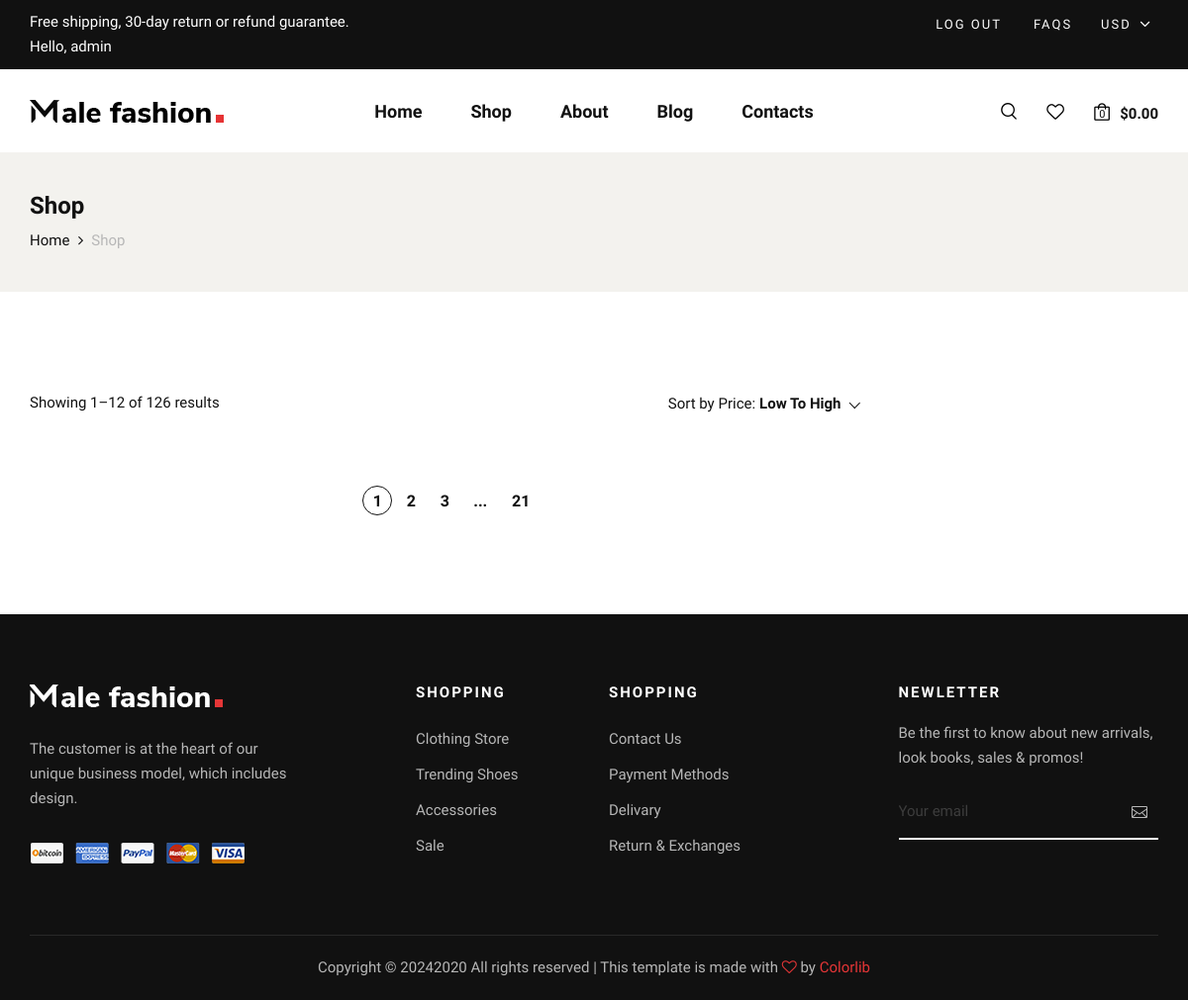
/products/wishlist/ (signed in), run on an earlier commit of the app's database.
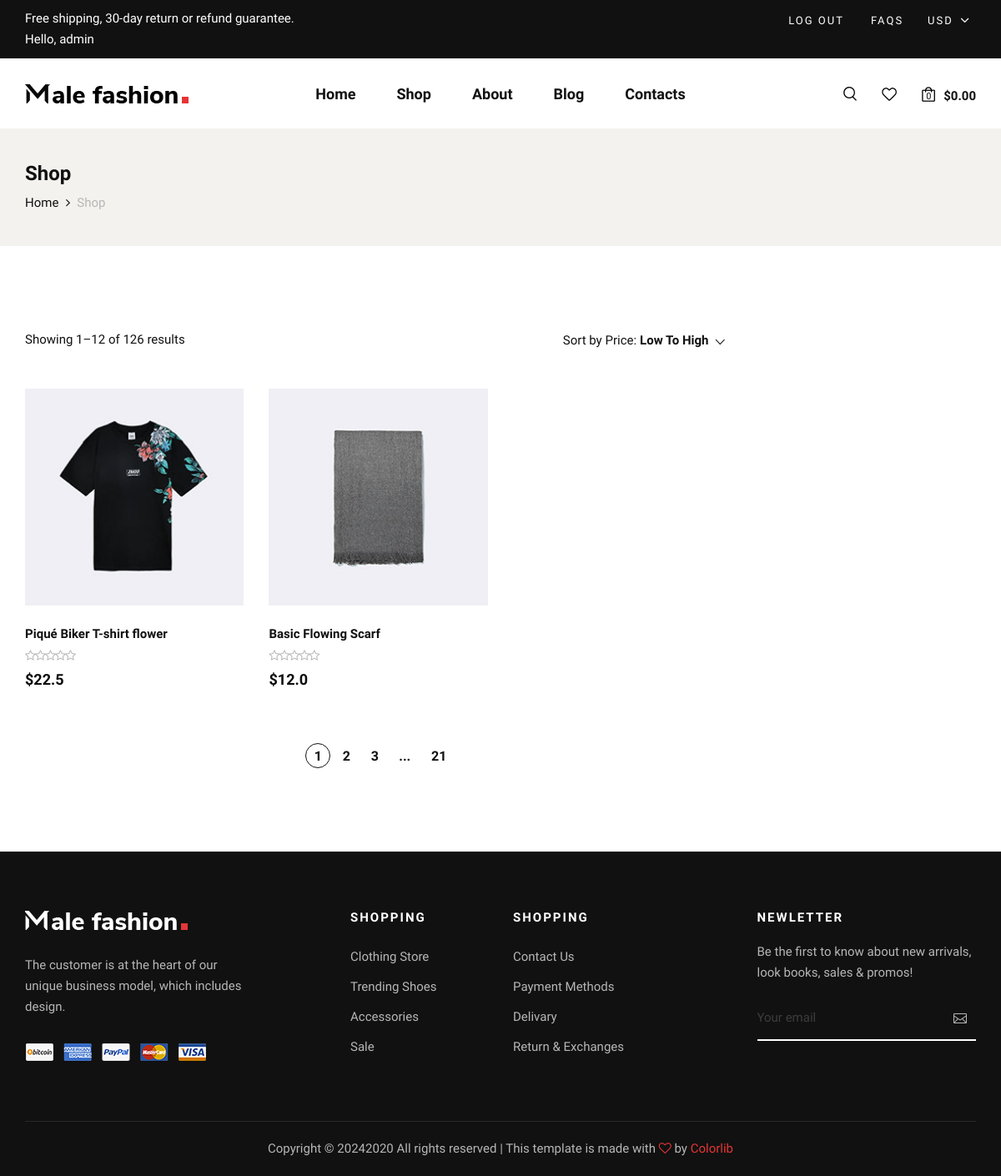
And on a later commit of the database.
### products/models.py (models this page shows, shortened)
class WishlistModel(models.Model):
    user = models.ForeignKey(User, on_delete=models.CASCADE)
    product = models.ForeignKey(ProductModel, on_delete=models.CASCADE)
    class Meta:
        verbose_name = "Wishlist"
        verbose_name_plural = "Wishlists"
        unique_together = ['user', 'product']

class ProductModel(models.Model):
    name = models.CharField(max_length=64)
    description = models.TextField()
    price = models.FloatField(default=0.0)
    image = models.ImageField(upload_to="products")
    discount = models.PositiveIntegerField(default=0)
    rating = models.PositiveIntegerField(default=1, validators=[rating_value_validate])
    category = models.ForeignKey(CategoryModel, on_delete=models.CASCADE, related_name="products")
    brand = models.ForeignKey(BrandModel, on_delete=models.CASCADE)
    sizes = models.ManyToManyField(SizeModel)
    colors = models.ManyToManyField(ColorModel)
    tags = models.ManyToManyField(TagModel)
    created_at = models.DateTimeField(auto_now_add=True)
    updated_at = models.DateTimeField(auto_now=True)
    class Meta:
        verbose_name = "Product"
        verbose_name_plural = "Products"

### products/views.py (the view)
# urls.py: path("wishlist/", wishlistPageView, name="wishlist"),
def wishlistPageView(request):
    wishlists = WishlistModel.objects.filter(user=request.user)
    context = {
        "wishlists": wishlists
    }
    return render(request, template_name="wishlist.html", context=context)

### products/templatetags/my_tags.py (called while the page is built)
@register.filter(name="in_wishlist")
def in_wishlist(user, product):
    return WishlistModel.objects.filter(user=user, product=product).exists()

### templates/wishlist.html (shortened to what this page needs)
{% extends 'layouts/base.html' %}
{% load my_tags %}
{% load static %}
{% block content %}
    <section class="breadcrumb-option">
        <div class="container">
            <div class="row">
                <div class="col-lg-12">
                    <div class="breadcrumb__text">
                        <h4>Shop</h4>
                        <div class="breadcrumb__links">
                            <a href="./index.html">Home</a>
                            <span>Shop</span>
                        </div>
                    </div>
                </div>
            </div>
        </div>
    </section>
    <section class="shop spad">
        <div class="container">
            <div class="row">
                <div class="col-lg-9">
                    <div class="shop__product__option">
                        <div class="row">
                            <div class="col-lg-6 col-md-6 col-sm-6">
                                <div class="shop__product__option__left">
                                    <p>Showing 1–12 of 126 results</p>
                                </div>
                            </div>
                            <div class="col-lg-6 col-md-6 col-sm-6">
                                <div class="shop__product__option__right">
                                    <p>Sort by Price:</p>
                                </div>
                            </div>
                        </div>
                    </div>
                    <div class="row">
                        {% for wishlist in wishlists %}
                        <div class="col-lg-4 col-md-6 col-sm-6">
                            <div class="product__item">
                                <div class="product__item__pic set-bg" data-setbg="{{ wishlist.product.image.url }}">
                                </div>
                                <div class="product__item__text">
                                    <h6>{{ wishlist.product.name }}</h6>
                                    <div class="rating">
                                        <i class="fa fa-star-o"></i>
                                        <i class="fa fa-star-o"></i>
                                        <i class="fa fa-star-o"></i>
                                        <i class="fa fa-star-o"></i>
                                        <i class="fa fa-star-o"></i>
                                    </div>
                                    <h5>${{ wishlist.product.price }}</h5>
                                </div>
                            </div>
                        </div>
                        {% endfor %}
                    </div>
                    <div class="row">
                        <div class="col-lg-12">
                            <div class="product__pagination">
                                <a class="active" href="#">1</a>
                                <a href="#">2</a>
                                <a href="#">3</a>
                                <span>...</span>
                                <a href="#">21</a>
                            </div>
                        </div>
                    </div>
                </div>
            </div>
        </div>
    </section>
{% endblock %}

### templates/layouts/base.html (shortened to what this page needs)
{% load static %}
<!DOCTYPE html>
<html lang="zxx">
<head>
    <link rel="stylesheet" href="{% static 'css/bootstrap.min.css' %}" type="text/css">
    <link rel="stylesheet" href="{% static 'css/font-awesome.min.css' %}" type="text/css">
    <link rel="stylesheet" href="{% static 'css/elegant-icons.css' %}" type="text/css">
    <link rel="stylesheet" href="{% static 'css/magnific-popup.css' %}" type="text/css">
    <link rel="stylesheet" href="{% static 'css/nice-select.css' %}" type="text/css">
    <link rel="stylesheet" href="{% static 'css/owl.carousel.min.css' %}" type="text/css">
    <link rel="stylesheet" href="{% static 'css/slicknav.min.css' %}" type="text/css">
    <link rel="stylesheet" href="{% static 'css/style.css' %}" type="text/css">
</head>
<body>
    {% include 'layouts/header.html' %}
    {% block content %}
    {% endblock %}
   {% include 'layouts/footer.html' %}
</body>
</html>

### templates/layouts/navbar.html (shortened to what this page needs)
{% load static %}

### templates/layouts/header.html (shortened to what this page needs)
{% load static %}
<header class="header">
    <div class="header__top">
        <div class="container">
            <div class="row">
                <div class="col-lg-6 col-md-7">
                    <div class="header__top__left">
                        <p>Free shipping, 30-day return or refund guarantee.</p>
                        {% if user.is_authenticated %}
                            <p>Hello, {{ user.username }}</p>
                        {% else %}
                            <p>Who are you ?</p>
                        {% endif %}
                    </div>
                </div>
                <div class="col-lg-6 col-md-5">
                    <div class="header__top__right">
                        <div class="header__top__links">
                            {% if user.is_authenticated %}
                                <a href="{% url 'users:signout' %}">Log out</a>
                            {% else %}
                                <a href="{% url 'users:signin' %}">Sign in</a>
                            {% endif %}
                            <a href="#">FAQs</a>
                        </div>
                        <div class="header__top__hover">
                            <span>Usd <i class="arrow_carrot-down"></i></span>
                        </div>
                    </div>
                </div>
            </div>
        </div>
    </div>
    <div class="container">
        <div class="row">
            <div class="col-lg-3 col-md-3">
                <div class="header__logo">
                    <a href="{% url 'pages:home' %}"><img src="{% static 'img/logo.png' %}" alt=""></a>
                </div>
            </div>
            <div class="col-lg-6 col-md-6">
                <nav class="header__menu mobile-menu">
                    <ul>
                        <li class="{% if request.path == '/' %} active {% endif %}"><a href="{% url 'pages:home' %}">Home</a></li>
                        <li class="{% if request.path == '/shop/' %} active {% endif %}"><a href="{% url 'pages:shop' %}">Shop</a></li>
                        <li class="{% if request.path == '/about/' %} active {% endif %}"><a href="{% url 'pages:about' %}">About</a></li>
                        <li class="{% if request.path == '/blog/' %} active {% endif %}"><a href="{% url 'pages:blog' %}">Blog</a></li>
                        <li class="{% if request.path == '/contact/' %} active {% endif %}"><a href="{% url 'pages:contact' %}">Contacts</a></li>
                    </ul>
                </nav>
            </div>
            <div class="col-lg-3 col-md-3">
                <div class="header__nav__option">
                    <a href="#" class="search-switch"><img src="{% static 'img/icon/search.png' %}" alt=""></a>
                    <a href="{% url 'products:wishlist' %}"><img src="{% static 'img/icon/heart.png' %}" alt=""></a>
                    <a href="#"><img src="{% static 'img/icon/cart.png' %}" alt=""> <span>0</span></a>
                    <div class="price">$0.00</div>
                </div>
            </div>
        </div>
    </div>
</header>

### templates/layouts/footer.html (shortened to what this page needs)
{% load static %}
<footer class="footer">
    <div class="container">
        <div class="row">
            <div class="col-lg-3 col-md-6 col-sm-6">
                <div class="footer__about">
                    <div class="footer__logo">
                        <a href="#"><img src="{% static 'img/footer-logo.png' %}" alt=""></a>
                    </div>
                    <p>The customer is at the heart of our unique business model, which includes design.</p>
                    <a href="#"><img src="{% static 'img/payment.png' %}" alt=""></a>
                </div>
            </div>
            <div class="col-lg-2 offset-lg-1 col-md-3 col-sm-6">
                <div class="footer__widget">
                    <h6>Shopping</h6>
                    <ul>
                        <li><a href="#">Clothing Store</a></li>
                        <li><a href="#">Trending Shoes</a></li>
                        <li><a href="#">Accessories</a></li>
                        <li><a href="#">Sale</a></li>
                    </ul>
                </div>
            </div>
            <div class="col-lg-2 col-md-3 col-sm-6">
                <div class="footer__widget">
                    <h6>Shopping</h6>
                    <ul>
                        <li><a href="#">Contact Us</a></li>
                        <li><a href="#">Payment Methods</a></li>
                        <li><a href="#">Delivary</a></li>
                        <li><a href="#">Return & Exchanges</a></li>
                    </ul>
                </div>
            </div>
            <div class="col-lg-3 offset-lg-1 col-md-6 col-sm-6">
                <div class="footer__widget">
                    <h6>NewLetter</h6>
                    <div class="footer__newslatter">
                        <p>Be the first to know about new arrivals, look books, sales & promos!</p>
                        <form action="#">
                            <input type="text" placeholder="Your email">
                            <button type="submit"><span class="icon_mail_alt"></span></button>
                        </form>
                    </div>
                </div>
            </div>
        </div>
        <div class="row">
            <div class="col-lg-12 text-center">
                <div class="footer__copyright__text">
                    <p>Copyright ©
                        2020
                        All rights reserved | This template is made with <i class="fa fa-heart-o"
                        aria-hidden="true"></i> by <a href="https://colorlib.com" target="_blank">Colorlib</a>
                    </p>
                </div>
            </div>
        </div>
    </div>
</footer>

What changed in the data, as far as the page shows it:
added WishlistModel: shows a picture, product.name "Piqué Biker T-shirt flower", product.price "22.5"
added WishlistModel: shows a picture, product.name "Basic Flowing Scarf", product.price "12.0"
